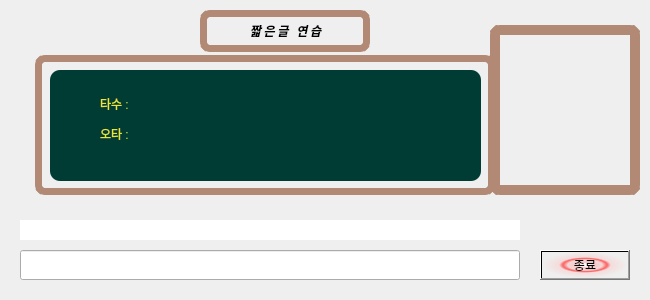
<?xml version="1.0" encoding="UTF-8"?>
<ui version="4.0">
 <class>TypingPractice</class>
 <widget class="QDialog" name="TypingPractice">
  <property name="geometry">
   <rect>
    <x>0</x>
    <y>0</y>
    <width>650</width>
    <height>300</height>
   </rect>
  </property>
  <property name="windowTitle">
   <string>Dialog</string>
  </property>
  <property name="styleSheet">
   <string notr="true"/>
  </property>
  <widget class="QLineEdit" name="input_text">
   <property name="geometry">
    <rect>
     <x>20</x>
     <y>250</y>
     <width>500</width>
     <height>30</height>
    </rect>
   </property>
   <property name="text">
    <string/>
   </property>
  </widget>
  <widget class="QPushButton" name="exit_btn">
   <property name="geometry">
    <rect>
     <x>540</x>
     <y>250</y>
     <width>90</width>
     <height>30</height>
    </rect>
   </property>
   <property name="styleSheet">
    <string notr="true">background-color: qradialgradient(spread:pad, cx:0.5, cy:0.5, radius:0.5, fx:0.5, fy:0.5, stop:0 rgba(255, 255, 255, 255), stop:0.1 rgba(255, 255, 255, 255), stop:0.2 rgba(255, 176, 176, 167), stop:0.3 rgba(255, 151, 151, 92), stop:0.4 rgba(255, 125, 125, 51), stop:0.5 rgba(255, 76, 76, 205), stop:0.52 rgba(255, 76, 76, 205), stop:0.6 rgba(255, 180, 180, 84), stop:1 rgba(255, 255, 255, 0));</string>
   </property>
   <property name="text">
    <string>종료</string>
   </property>
  </widget>
  <widget class="QLabel" name="show_label">
   <property name="geometry">
    <rect>
     <x>20</x>
     <y>220</y>
     <width>500</width>
     <height>20</height>
    </rect>
   </property>
   <property name="styleSheet">
    <string notr="true">color: rgb(0, 0, 0);
background-color: rgb(255, 255, 255);</string>
   </property>
   <property name="text">
    <string/>
   </property>
  </widget>
  <widget class="QLabel" name="speed_label">
   <property name="geometry">
    <rect>
     <x>100</x>
     <y>95</y>
     <width>67</width>
     <height>17</height>
    </rect>
   </property>
   <property name="styleSheet">
    <string notr="true">color: rgb(226, 233, 58);</string>
   </property>
   <property name="text">
    <string>타수 : </string>
   </property>
  </widget>
  <widget class="QLabel" name="wrong_label">
   <property name="geometry">
    <rect>
     <x>100</x>
     <y>125</y>
     <width>67</width>
     <height>17</height>
    </rect>
   </property>
   <property name="styleSheet">
    <string notr="true">color: rgb(226, 233, 58);</string>
   </property>
   <property name="text">
    <string>오타 : </string>
   </property>
  </widget>
  <widget class="QLabel" name="pix_label">
   <property name="geometry">
    <rect>
     <x>500</x>
     <y>35</y>
     <width>131</width>
     <height>151</height>
    </rect>
   </property>
   <property name="styleSheet">
    <string notr="true">border-color: rgb(177, 137, 116);</string>
   </property>
   <property name="text">
    <string/>
   </property>
   <property name="pixmap">
    <pixmap>../../사진/스크린샷, 2022-07-02 13-12-54.png</pixmap>
   </property>
  </widget>
  <widget class="QLabel" name="board_label">
   <property name="geometry">
    <rect>
     <x>50</x>
     <y>70</y>
     <width>431</width>
     <height>111</height>
    </rect>
   </property>
   <property name="styleSheet">
    <string notr="true">background-color: rgb(0, 60, 52);
border-radius: 10px;</string>
   </property>
   <property name="text">
    <string/>
   </property>
  </widget>
  <widget class="QLabel" name="background_label">
   <property name="geometry">
    <rect>
     <x>0</x>
     <y>0</y>
     <width>650</width>
     <height>300</height>
    </rect>
   </property>
   <property name="text">
    <string/>
   </property>
   <property name="pixmap">
    <pixmap>../../사진/스크린샷, 2022-07-02 13-31-17.png</pixmap>
   </property>
   <property name="scaledContents">
    <bool>true</bool>
   </property>
  </widget>
  <widget class="QLabel" name="boardback_label">
   <property name="geometry">
    <rect>
     <x>35</x>
     <y>55</y>
     <width>460</width>
     <height>140</height>
    </rect>
   </property>
   <property name="styleSheet">
    <string notr="true">border:7px solid rgb(177, 137, 116);
border-radius: 10px;

</string>
   </property>
   <property name="text">
    <string/>
   </property>
  </widget>
  <widget class="QLabel" name="boardback_label_2">
   <property name="geometry">
    <rect>
     <x>490</x>
     <y>25</y>
     <width>150</width>
     <height>170</height>
    </rect>
   </property>
   <property name="styleSheet">
    <string notr="true">border:10px solid rgb(177, 137, 116);
border-radius: 10px;

</string>
   </property>
   <property name="text">
    <string/>
   </property>
  </widget>
  <widget class="QLabel" name="head_label">
   <property name="geometry">
    <rect>
     <x>200</x>
     <y>15</y>
     <width>171</width>
     <height>31</height>
    </rect>
   </property>
   <property name="font">
    <font>
     <family>Ubuntu Condensed</family>
     <weight>75</weight>
     <bold>true</bold>
    </font>
   </property>
   <property name="textFormat">
    <enum>Qt::AutoText</enum>
   </property>
   <property name="pixmap">
    <pixmap>../../사진/스크린샷, 2022-07-02 16-19-59.png</pixmap>
   </property>
   <property name="scaledContents">
    <bool>true</bool>
   </property>
   <property name="alignment">
    <set>Qt::AlignCenter</set>
   </property>
  </widget>
  <widget class="QLabel" name="head_label_2">
   <property name="geometry">
    <rect>
     <x>200</x>
     <y>15</y>
     <width>171</width>
     <height>31</height>
    </rect>
   </property>
   <property name="font">
    <font>
     <family>Ubuntu Mono</family>
     <weight>75</weight>
     <italic>true</italic>
     <bold>true</bold>
    </font>
   </property>
   <property name="text">
    <string>짧 은 글   연 습</string>
   </property>
   <property name="textFormat">
    <enum>Qt::AutoText</enum>
   </property>
   <property name="scaledContents">
    <bool>true</bool>
   </property>
   <property name="alignment">
    <set>Qt::AlignCenter</set>
   </property>
  </widget>
  <widget class="QLabel" name="boardback_label_3">
   <property name="geometry">
    <rect>
     <x>200</x>
     <y>10</y>
     <width>170</width>
     <height>42</height>
    </rect>
   </property>
   <property name="styleSheet">
    <string notr="true">border:7px solid rgb(177, 137, 116);
border-radius: 10px;

</string>
   </property>
   <property name="text">
    <string/>
   </property>
  </widget>
  <zorder>background_label</zorder>
  <zorder>boardback_label</zorder>
  <zorder>board_label</zorder>
  <zorder>input_text</zorder>
  <zorder>exit_btn</zorder>
  <zorder>show_label</zorder>
  <zorder>speed_label</zorder>
  <zorder>wrong_label</zorder>
  <zorder>pix_label</zorder>
  <zorder>boardback_label_2</zorder>
  <zorder>head_label</zorder>
  <zorder>head_label_2</zorder>
  <zorder>boardback_label_3</zorder>
 </widget>
 <resources/>
 <connections/>
</ui>
